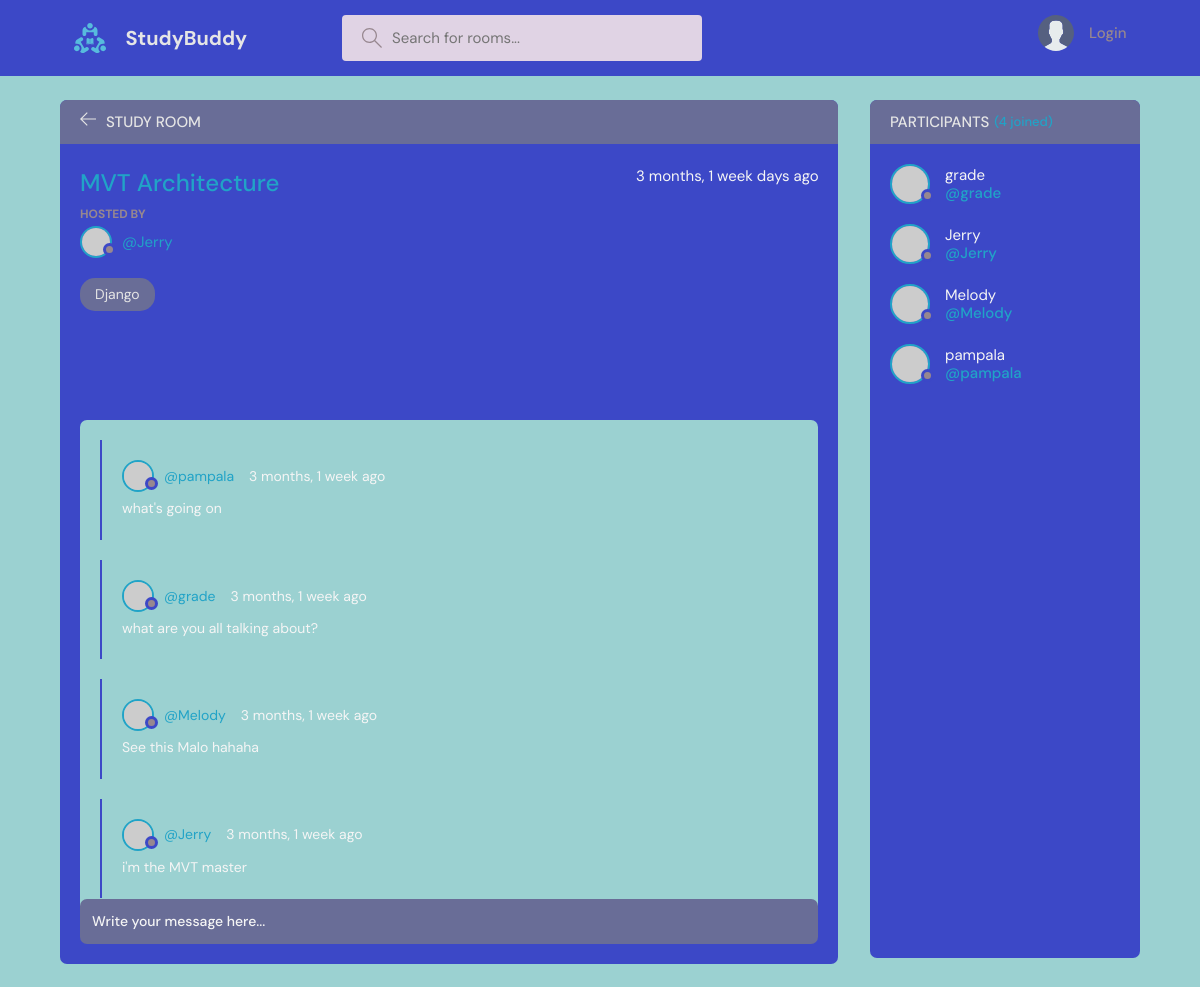
Screenshot of /room/6 with the database file from the repository.
### base/models.py (models this page shows, shortened)
class Room(models.Model):
    host = models.ForeignKey(User, on_delete=models.SET_NULL, null=True)
    topic = models.ForeignKey(Topic, on_delete=models.SET_NULL, null=True)
    name = models.CharField(max_length=200)
    description = models.TextField(null=True, blank=True)
    participants = models.ManyToManyField(
        User, related_name='participants', blank=True)
    updated = models.DateTimeField(auto_now=True)
    created = models.DateTimeField(auto_now_add=True)
    class Meta:
        ordering = ['-updated', '-created']

class Topic(models.Model):
    name = models.CharField(max_length=200)

class Message(models.Model):
    user = models.ForeignKey(User, on_delete=models.CASCADE)
    room = models.ForeignKey(Room, on_delete=models.CASCADE)
    body = models.TextField()
    updated = models.DateTimeField(auto_now=True)
    created = models.DateTimeField(auto_now_add=True)
    class Meta:
        ordering = ['-updated', '-created']

### base/views.py (the view, shortened to what this page needs)
# urls.py: path('room/<int:pk>', views.room, name='room'),
def room(request, pk):
    room = Room.objects.get(id=pk)
    participants = room.participants.all()
    room_messages = room.message_set.all().order_by('-created')
    context = {'room': room, 'room_messages': room_messages,
               'participants': participants}
    return render(request, 'base/room.html', context)

### base/templates/base/room.html (shortened to what this page needs)
{% extends 'main.html' %} {% block content %}
<main class="profile-page layout layout--2">
  <div class="container">
    <div class="room">
      <div class="room__top">
        <div class="room__topLeft">
          <a href="{% url 'home' %}">
            <svg
              version="1.1"
              xmlns="http://www.w3.org/2000/svg"
              width="32"
              height="32"
              viewBox="0 0 32 32"
            >
              <title>arrow-left</title>
              <path
                d="M13.723 2.286l-13.723 13.714 13.719 13.714 1.616-1.611-10.96-10.96h27.625v-2.286h-27.625l10.965-10.965-1.616-1.607z"
              ></path>
            </svg>
          </a>
          <h3>Study Room</h3>
        </div>
      </div>
      <div class="room__box scroll">
        <div class="room__header scroll">
          <div class="room__info">
            <h3>{{room.name}}</h3>
            <span>{{room.created|timesince}} days ago</span>
          </div>
          <div class="room__hosted">
            <p>Hosted By</p>
            <a
              href="{% url 'user-profile' room.host.id %}"
              class="room__author"
            >
              <div class="avatar avatar--small">
                <img src="https://randomuser.me/api/portraits/men/37.jpg" />
              </div>
              <span>@{{room.host.username}}</span>
            </a>
          </div>
          <span class="room__topics">{{room.topic.name}}</span>
        </div>
        <div class="room__conversation">
          <div class="threads scroll">
            {% for message in room_messages %}
            <div class="thread">
              <div class="thread__top">
                <div class="thread__author">
                  <a
                    href="{% url 'user-profile' message.user.id %}"
                    class="thread__authorInfo"
                  >
                    <div class="avatar avatar--small">
                      <img
                        src="https://randomuser.me/api/portraits/men/37.jpg"
                      />
                    </div>
                    <span>@{{message.user.username}}</span>
                  </a>
                  <span class="thread__date"
                    >{{message.created|timesince}} ago</span
                  >
                </div>
              </div>
              <div class="thread__details">{{message.body}}</div>
            </div>
            {% endfor %}
          </div>
        </div>
      </div>
      <div class="room__message">
        <form action="" method="POST">
          <input name="body" placeholder="Write your message here..." />
        </form>
      </div>
    </div>
    <div class="participants">
      <h3 class="participants__top">
        Participants <span>({{participants.count}} joined)</span>
      </h3>
      <div class="participants__list scroll">
        {% for user in participants %}
        <a href="{% url 'user-profile' user.id %}" class="participant">
          <div class="avatar avatar--medium">
            <img src="https://randomuser.me/api/portraits/men/37.jpg" />
          </div>
          <p>
            {{user.username}}
            <span>@{{user.username}}</span>
          </p>
        </a>
        {% endfor %}
      </div>
    </div>
  </div>
</main>
{% endblock %}

### rows the page displays
Room: name "MVT Architecture", created "3 months, 1 week", host.username "Jerry", topic.name "Django"
Message: user.username "pampala", created "3 months, 1 week", body "what's going on"
Message: user.username "grade", created "3 months, 1 week", body "what are you all talking about?"
Message: user.username "Melody", created "3 months, 1 week", body "See this Malo hahaha"
Message: user.username "Jerry", created "3 months, 1 week", body "i'm the MVT master"

### other values shown
{{ user.username }} "grade"
{{ user.username }} "Jerry"
{{ user.username }} "Melody"
{{ user.username }} "pampala"
